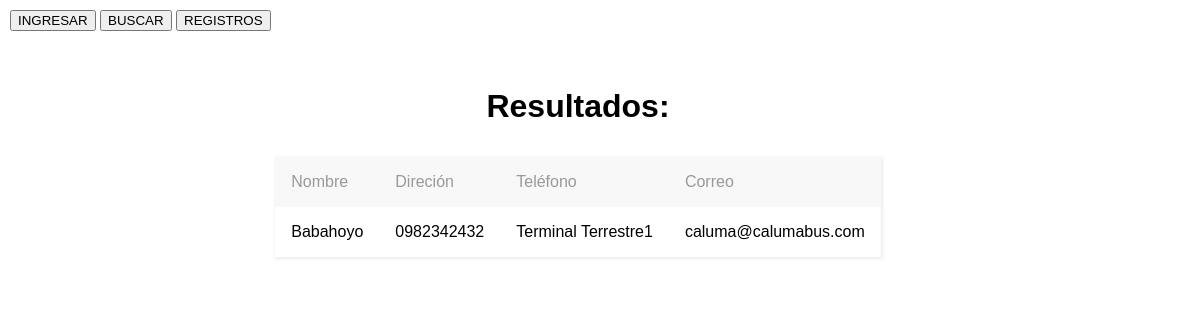
Screenshot of /CEoficina.php?id_oficina=1 with the database file from the repository.
### tables this page shows
CREATE TABLE `oficina` (
  `id_oficina` int(11) NOT NULL AUTO_INCREMENT,
  `nombre` varchar(30) DEFAULT NULL,
  `direccion` varchar(50) DEFAULT NULL,
  `telefono` varchar(10) DEFAULT NULL,
  `correo` varchar(20) DEFAULT NULL,
  PRIMARY KEY (`id_oficina`)
);

### CEoficina.php (the view, shortened to what this page needs)
<!DOCTYPE html>
<html lang="en">
<head>
	<link rel="stylesheet" href="css/results.css">
</head>
<body>
	<div class="opciones">
		<a href="formulario oficina.php"><input type="button" value= "INGRESAR"></a>
		<a href="buscar oficina.php"><input type="button" value= "BUSCAR"></a>
		<a href="CGoficina.php"><input type="button" value= "REGISTROS"></a>
	</div>
	<h1 class="titulo-resultados" >Resultados:</h1>
<?php
	$id_oficina=$_REQUEST["id_oficina"];
	$con = mysqli_connect("localhost","root","","boletos");
	$table = "oficina";
	$sql = "select * from $table where id_oficina='$id_oficina'";
	$resultado = $con->query($sql);
	$filas = mysqli_num_rows($resultado);
	if($filas === 0){
?>
		<h3 class="No-resultado">No existen datos</h3>
<?php
	} else {
?>
	<table class="tabla-resultados">
		<thead>
			<tr>
				<td>Nombre</td>
				<td>Direción</td>
				<td>Teléfono</td>
				<td>Correo</td>
			</tr>
		</thead>
		<tbody>
		<?php  while ($fila = $resultado->fetch_assoc()){ ?>
    		<tr>
			<?php
				$nombre=$fila["nombre"];
				$telefono=$fila["telefono"];
				$direccion=$fila["direccion"];
				$correo=$fila["correo"];
			?>
			<td><?php echo $nombre ?></td>
			<td><?php echo $telefono ?></td>
			<td><?php echo $direccion ?></td>
			<td><?php echo $correo ?></td>
			</tr>
		<?php
		}
		?>
		</tbody>
	</table>
	<?php
	}
	?>
</body>
</html>

### css/results.css (style rules this page uses)
body { align-items: center; display: flex; width: 95%; min-height: 100%; flex-direction: column; font-family: Arial; }
.tabla-resultados { border-collapse: collapse; box-shadow: 1px 1px 3px 1px rgb(238, 238, 238); margin-bottom: 2rem;; }
.tabla-resultados thead { background: rgb(248, 248, 248); }
.titulo-resultados { display: flex; justify-content: center; width: 100%; margin-top: 5rem; margin-bottom: 2rem; }
.opciones { position: absolute; top: 10px; left: 10px; }
thead { font-weight: 500; color: rgb(153, 153, 153); box-sizing: border-box; }
th, td { padding: 1rem; box-sizing: border-box; }

### rows the page displays
oficina: nombre "Babahoyo", telefono "0982342432", direccion "Terminal Terrestre1", correo "caluma@calumabus.com"
